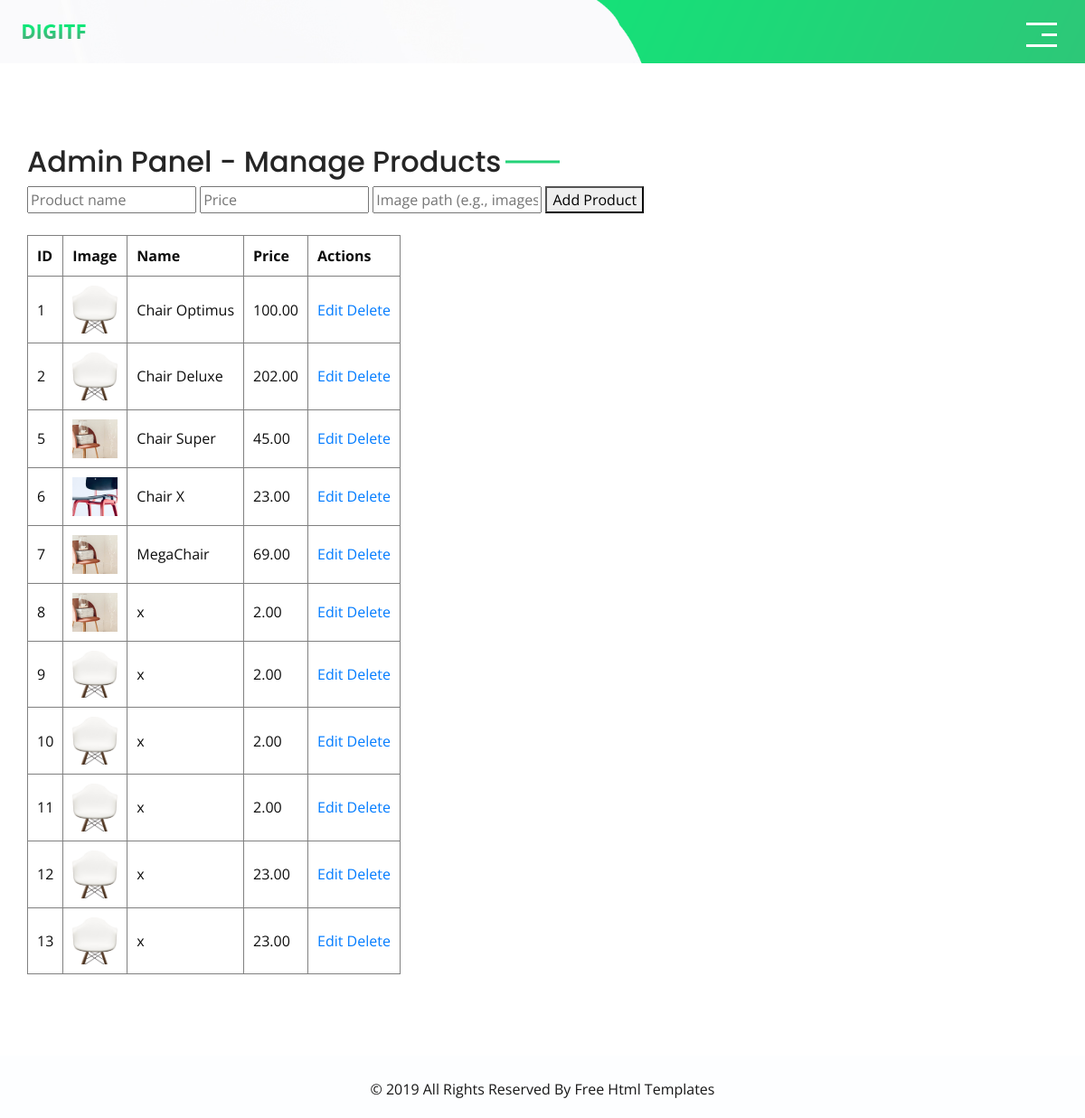
Screenshot of /admin.php (signed in) with the database file from the repository.
### tables this page shows
CREATE TABLE `products` (
  `id` int(11) NOT NULL,
  `name` varchar(255) NOT NULL,
  `price` decimal(10,2) NOT NULL,
  `image` varchar(255) DEFAULT NULL
);

### _inc/classes/dbh.classes.php (called while the page is built)
<?php
class Dbh {
    protected function connect() {
        try {
            $username = "root";
            $password = "";
            $dbh = new PDO('mysql:host=localhost;dbname=ooplogin', $username, $password);
            return $dbh;
        } catch (PDOException $e) {
            print "Error!: " . $e->getMessage() . "<br/>";
            die();
        }
    }
}
?>

### _inc/classes/product.classes.php (called while the page is built, shortened)
<?php
class Product extends Dbh {
    public function getAllProducts() {
        try {
            $stmt = $this->connect()->prepare("SELECT * FROM products");
            $stmt->execute();
            return $stmt->fetchAll(PDO::FETCH_ASSOC);
        } catch (PDOException $e) {
            echo "Vyskytla chyba: " . $e->getMessage();
        }
    }
}

### admin.php (the view, shortened to what this page needs)
<?php
include_once 'php/header.php';
$product = new Product();
$products = $product->getAllProducts();
?>
<section class="brand_section layout_padding">
    <div class="container">
        <div class="heading_container">
            <h2>Admin Panel - Manage Products</h2>
        </div>
        <?php if (isset($_SESSION["userrole"]) && $_SESSION["userrole"] == 'admin'): ?>
            <form method="POST" class="mb-4">
                <input type="text" name="name" placeholder="Product name" required>
                <input type="number" name="price" step="0.01" placeholder="Price" required>
                <input type="text" name="image" placeholder="Image path (e.g., images/item.png)" required>
                <button type="submit" name="add_product">Add Product</button>
            </form>
            <table border="1" cellpadding="10">
                <tr>
                    <th>ID</th>
                    <th>Image</th>
                    <th>Name</th>
                    <th>Price</th>
                    <th>Actions</th>
                </tr>
                <?php foreach ($products as $row): ?>
                    <tr>
                        <td><?= $row['id'] ?></td>
                        <td><img src="<?= $row['image'] ?>" width="50"></td>
                        <td><?= $row['name'] ?></td>
                        <td><?= $row['price'] ?></td>
                        <td>
                            <a href="edit_product.php?id=<?= $row['id'] ?>">Edit</a>
                            <a href="admin.php?delete=<?= $row['id'] ?>" onclick="return confirm('Are you sure?')">Delete</a>
                        </td>
                    </tr>
                <?php endforeach; ?>
            </table>
        <?php else: ?>
            <p>Nie ste oprávnený prezerať túto stránku.</p>
        <?php endif; ?>
    </div>
</section>
<?php
include 'php/footer.php';
?>

### css/responsive.css (style rules this page uses)
@media (min-width: 1200px) { .container { max-width: 1170px; } }

### css/style.css (style rules this page uses)
body { font-family: 'Open Sans', sans-serif; color: #0c0c0c; background-color: #ffffff; }
.layout_padding { padding-top: 90px; padding-bottom: 90px; }
.heading_container { display: -webkit-box; display: -ms-flexbox; display: flex; }
.heading_container h2 { color: #252525; position: relative; font-family: 'Poppins', sans-serif; }
.heading_container h2::before { content: ""; width: 60px; height: 3px; position: absolute; top: 50%; right: -5px; background-color: #24d278; -webkit-transform: translate(100%, -50%); transform: translate(100%, -50%); }
a, a:hover, a:focus { text-decoration: none; }

### rows the page displays
products: id "1", image (picture), name "Chair Optimus", price "100.00"
products: id "2", image (picture), name "Chair Deluxe", price "202.00"
products: id "5", image (picture), name "Chair Super", price "45.00"
products: id "6", image (picture), name "Chair X", price "23.00"
products: id "7", image (picture), name "MegaChair", price "69.00"
products: id "8", image (picture), name "x", price "2.00"
products: id "9", image (picture), name "x", price "2.00"
products: id "10", image (picture), name "x", price "2.00"
products: id "11", image (picture), name "x", price "2.00"
products: id "12", image (picture), name "x", price "23.00"
products: id "13", image (picture), name "x", price "23.00"
